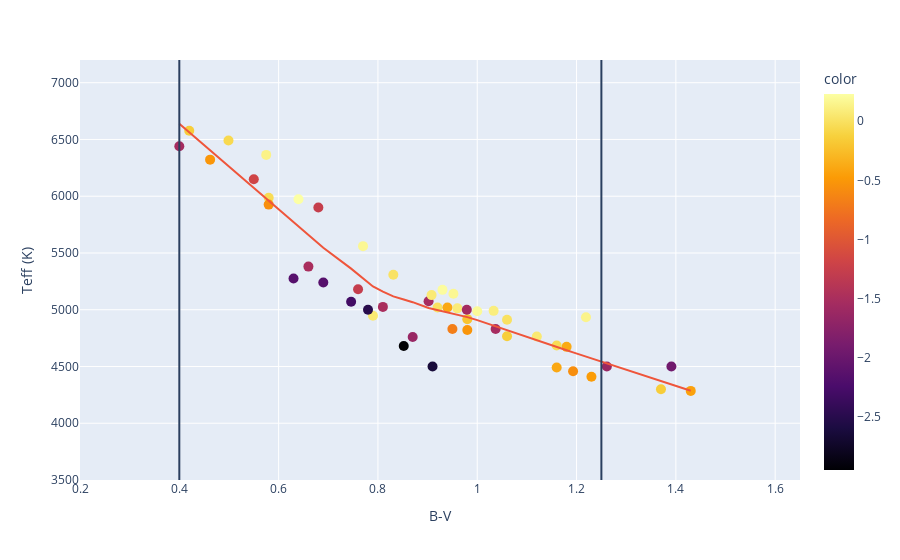
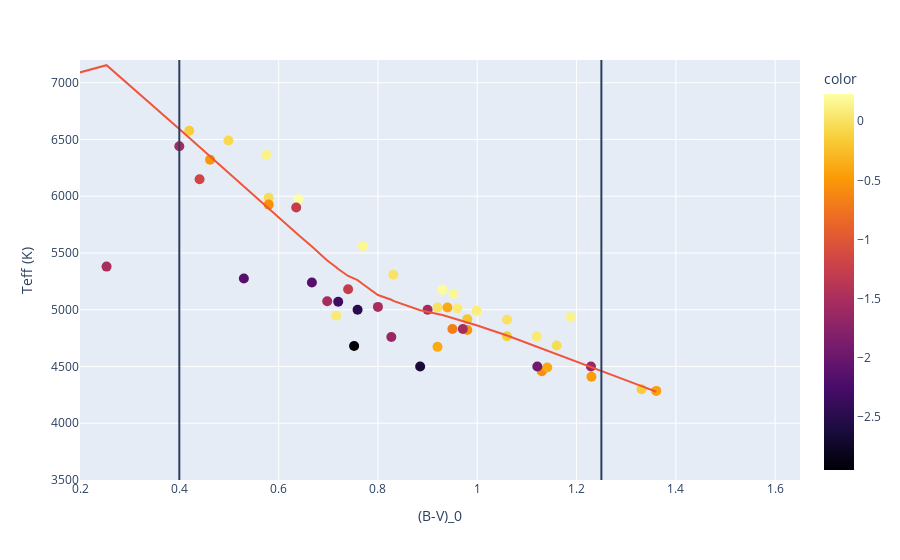
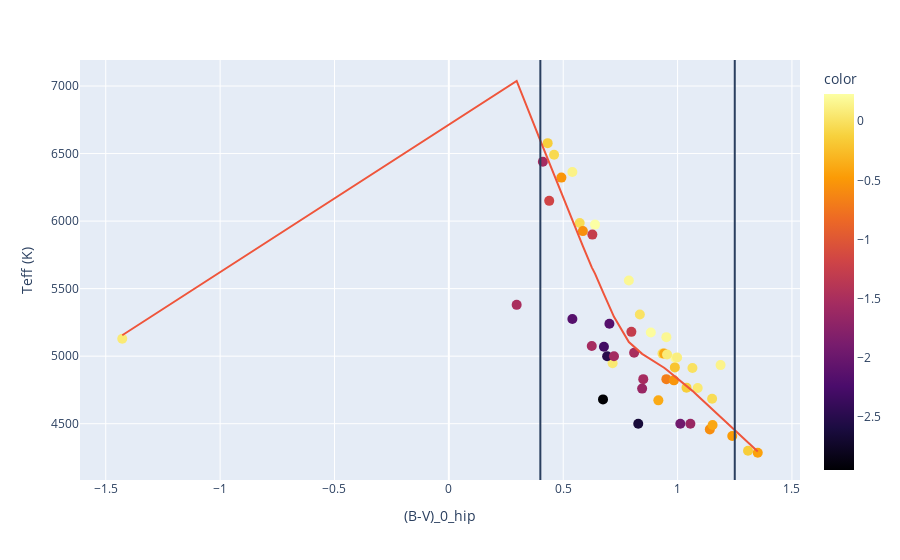
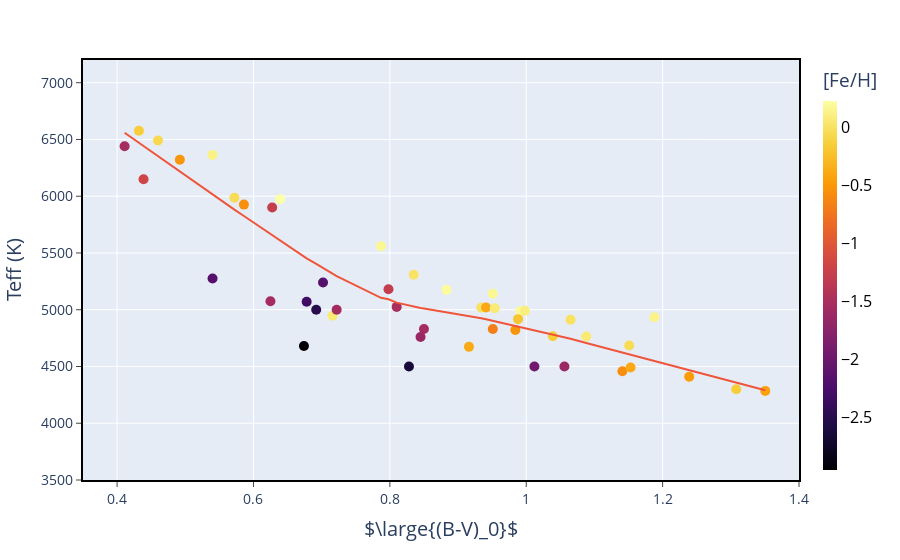

Here is the notebook cell these charts were saved with, in order:
### Markdown cell above
# Fazendo gráficos de Teff vs (B-V)

### Code cell
##VALUES DISCARDING THE 2 DISTANT POINTS IN (B-V)0
data1= data.drop(index=['HD_45282','HD_171391'] , axis=0)
foto1=foto.drop(index=['HD_45282','HD_171391'], axis=0)

feh1=data1['[Fe/H]']
logg1=data1['LOGG']
vmic1=data1['VMIC']
BV1=foto1['B-V']
teff1=data1['TEFF']
bv01=foto1['(B-V)0']
bv0hip1=foto1['(B-V)0_hip']
alfa_def1=alfa_def.drop(['HD_45282','HD_171391'])


fig1 = px.scatter(y=teff,x=BV, hover_name=data.index, labels="Estrelas feitas", trendline="lowess", color=feh, color_continuous_scale=px.colors.sequential.Inferno)
fig1.update_traces(marker=dict(size=10))
#fig.add_scatter(x=bv_tbd, y= teff_tbd, mode='markers', hovertemplate=id_tbd, name="Estrelas faltantes", marker=dict(color='red'))
fig1.update_xaxes(title_text='B-V', range = [0.2, 1.65])
fig1.update_yaxes(title_text='Teff (K)', range = [3500,7200])
fig1.add_vline(x=1.25)
fig1.add_vline(x=0.4)
fig1.show()



fig2 = px.scatter(y=teff,x=bv0, hover_name=data.index, labels="Estrelas feitas", trendline="lowess", color=feh, color_continuous_scale=px.colors.sequential.Inferno)
fig2.update_traces(marker=dict(size=10))
#fig.add_scatter(x=bv_tbd, y= teff_tbd, mode='markers', hovertemplate=id_tbd, name="Estrelas faltantes", marker=dict(color='red'))
fig2.update_xaxes(title_text='(B-V)_0',range = [0.2, 1.65] )
fig2.update_yaxes(title_text='Teff (K)',range = [3500,7200] )
fig2.add_vline(x=1.25)
fig2.add_vline(x=0.4)
fig2.show()

fig3 = px.scatter(y=teff,x=bv0hip, hover_name=data.index, labels="Estrelas feitas", trendline="lowess", color=feh, color_continuous_scale=px.colors.sequential.Inferno)
fig3.update_traces(marker=dict(size=10))
#fig.add_scatter(x=bv_tbd, y= teff_tbd, mode='markers', hovertemplate=id_tbd, name="Estrelas faltantes", marker=dict(color='red'))
fig3.update_xaxes(title_text='(B-V)_0_hip', )
fig3.update_yaxes(title_text='Teff (K)', )
fig3.add_vline(x=1.25)
fig3.add_vline(x=0.4)
fig3.show()


fig1 = px.scatter(y=teff1,x=bv0hip1, hover_name=data1.index, labels="Estrelas feitas", trendline="lowess", color=feh1, color_continuous_scale=px.colors.sequential.Inferno)
fig1.update_traces(marker=dict(size=10))
fig1.update_coloraxes(colorbar=dict(thickness=14, title="[Fe/H]",
                           ticklen=1, tickcolor='black',
                           tickfont=dict(size=16, color='black')))
fig1.update_xaxes(title_text=r'$\large{(B-V)_0}$', range = [0.35, 1.4], titlefont_size=20, tickfont_size= 14)
fig1.update_yaxes(title_text='Teff (K)', range = [3500,7200],titlefont_size=20, tickfont_size= 14)

## COLOCANDO BARRAS ENVOLTA E DEIXANDO FUNDO TRANSPARENTE
fig1.update_xaxes(mirror=True,
ticks='outside',
linewidth=2, linecolor='black')
fig1.update_yaxes(mirror=True,
ticks='outside',
linewidth=2, linecolor='black')
fig1.show()
fig1.update_layout({
'plot_bgcolor': 'rgba(0, 0, 0, 0)',
'paper_bgcolor': 'rgba(0, 0, 0, 0)',
})
fig1.update_layout(width=1700,height=800)
fig1.write_image("bv0.pdf")

### Figure 1 — Plotly figure (JSON) as saved in the notebook; plotly's stock layout.template omitted (floating-point values rounded to 4 significant figures)
{"data": [{"hovertemplate": "<b>%{hovertext}</b><br><br>x=%{x}<br>y=%{y}<br>color=%{marker.color}<extra></extra>", "hovertext": ["Eps_vir", "94_aqr", "Bet01_Cap", "Bet_Gem", "NGC_2682_231", "Procyon_A", "Alf_Ari", "Phi02_Ori", "Bet_Com", "71_Oph", "Eta_Ser", "Mu_Aql", "Eta_Eri", "106_Psc", "HD_150177", "7_psc", "HIP_17183", "35_peg", "11_lib", "HD_180928", "53_vir", "HD_175179", "HD_45282", "HD_9562", "HIC_57983", "Del_Lep", "Alf02_Cap", "c_Vir", "HD_2796", "tet_cet", "HD_9051", "HD_44007", "HD_93529", "HD_108577", "HD_128279", "5_Ser", "HD_161770", "HD_171391", "HD_218502", "HD_122563", "Arcturus", "HD_204543", "31_Vul", "HD_184266", "Ups02_Cnc", "HD_26297", "BD+18_2890", "BD+06_0648", "HD_124358", "HD_126587"], "legendgroup": "", "marker": {"color": [0, 0.17, 0.06, 0.19, 0.14, -0.14, -0.04, -0.68, -0.04, 0.17, -0.39, -0.38, 0.06, -0.15, -0.51, -0.57, 0.08, -0.14, -0.21, -0.44, -0.06, -0.56, -1.5, 0.23, -2.15, -0.52, 0.21, -0.39, -2.5, 0, -1.5, -1.53, -1.55, -2.3, -2.15, 0.13, -1.27, 0.07, -1.54, -2.64, -0.47, -1.64, 0.01, -1.18, 0.1, -1.63, -1.28, -1.94, -1.53, -2.95], "coloraxis": "coloraxis", "size": 10, "symbol": "circle"}, "mode": "markers", "name": "", "orientation": "v", "showlegend": false, "type": "scatter", "x": [0.92, 0.77, 0.79, 1.0, 1.219, 0.42, 1.16, 0.95, 0.58, 0.952, 0.94, 1.18, 1.12, 1.37, 0.462, 1.193, 0.96, 1.06, 0.98, 1.43, 0.499, 0.58, 0.66, 0.64, 0.69, 0.98, 0.93, 1.16, 0.78, 1.06, 0.81, 0.902, 0.979, 0.746, 0.63, 0.575, 0.68, 0.908, 0.4, 0.91, 1.23, 0.87, 0.831, 0.55, 1.033, 1.261, 0.76, 1.391, 1.037, 0.852], "xaxis": "x", "y": [5019, 5560, 4947, 4987, 4934, 6577, 4685, 4830, 5986, 5141, 5019, 4673, 4764, 4300, 6322, 4458, 5012, 4767, 4917, 4285, 6491, 5926, 5380, 5974, 5240, 4821, 5175, 4491, 5000, 4912, 5025, 5075, 5000, 5070, 5275, 6364, 5900, 5129, 6440, 4500, 4409, 4760, 5308, 6150, 4990, 4500, 5180, 4500, 4830, 4680], "yaxis": "y"}, {"hovertemplate": "<b>LOWESS trendline</b><br><br>x=%{x}<br>y=%{y} <b>(trend)</b><extra></extra>", "legendgroup": "", "marker": {"size": 10, "symbol": "circle"}, "mode": "lines", "name": "", "showlegend": false, "type": "scatter", "x": [0.4, 0.42, 0.462, 0.499, 0.55, 0.575, 0.58, 0.58, 0.63, 0.64, 0.66, 0.68, 0.69, 0.746, 0.76, 0.77, 0.78, 0.79, 0.81, 0.831, 0.852, 0.87, 0.902, 0.908, 0.91, 0.92, 0.93, 0.94, 0.95, 0.952, 0.96, 0.979, 0.98, 0.98, 1.0, 1.033, 1.037, 1.06, 1.06, 1.12, 1.16, 1.16, 1.18, 1.193, 1.219, 1.23, 1.261, 1.37, 1.391, 1.43], "xaxis": "x", "y": [6639.0, 6564.0, 6404.0, 6263.0, 6070.0, 5977.0, 5958.0, 5958.0, 5773.0, 5736.0, 5662.0, 5585.0, 5545.0, 5362.0, 5312.0, 5278.0, 5241.0, 5205.0, 5159.0, 5118.0, 5090.0, 5067.0, 5016.0, 5010.0, 5008.0, 4997.0, 4987.0, 4977.0, 4966.0, 4964.0, 4954.0, 4936.0, 4935.0, 4935.0, 4908.0, 4859.0, 4853.0, 4817.0, 4817.0, 4727.0, 4671.0, 4671.0, 4643.0, 4625.0, 4588.0, 4572.0, 4528.0, 4371.0, 4341.0, 4286.0], "yaxis": "y"}], "layout": {"coloraxis": {"colorbar": {"title": {"text": "color"}}, "colorscale": [[0, "#000004"], [0.1111, "#1b0c41"], [0.2222, "#4a0c6b"], [0.3333, "#781c6d"], [0.4444, "#a52c60"], [0.5556, "#cf4446"], [0.6667, "#ed6925"], [0.7778, "#fb9b06"], [0.8889, "#f7d13d"], [1, "#fcffa4"]]}, "legend": {"tracegroupgap": 0}, "margin": {"t": 60}, "shapes": [{"type": "line", "x0": 1.25, "x1": 1.25, "xref": "x", "y0": 0, "y1": 1, "yref": "y domain"}, {"type": "line", "x0": 0.4, "x1": 0.4, "xref": "x", "y0": 0, "y1": 1, "yref": "y domain"}], "xaxis": {"anchor": "y", "domain": [0, 1], "range": [0.2, 1.65], "title": {"text": "B-V"}}, "yaxis": {"anchor": "x", "domain": [0, 1], "range": [3500, 7200], "title": {"text": "Teff (K)"}}}}

### Figure 2 — Plotly figure (JSON) as saved in the notebook; plotly's stock layout.template omitted (floating-point values rounded to 4 significant figures)
{"data": [{"hovertemplate": "<b>%{hovertext}</b><br><br>x=%{x}<br>y=%{y}<br>color=%{marker.color}<extra></extra>", "hovertext": ["Eps_vir", "94_aqr", "Bet01_Cap", "Bet_Gem", "NGC_2682_231", "Procyon_A", "Alf_Ari", "Phi02_Ori", "Bet_Com", "71_Oph", "Eta_Ser", "Mu_Aql", "Eta_Eri", "106_Psc", "HD_150177", "7_psc", "HIP_17183", "35_peg", "11_lib", "HD_180928", "53_vir", "HD_175179", "HD_45282", "HD_9562", "HIC_57983", "Del_Lep", "Alf02_Cap", "c_Vir", "HD_2796", "tet_cet", "HD_9051", "HD_44007", "HD_93529", "HD_108577", "HD_128279", "5_Ser", "HD_161770", "HD_171391", "HD_218502", "HD_122563", "Arcturus", "HD_204543", "31_Vul", "HD_184266", "Ups02_Cnc", "HD_26297", "BD+18_2890", "BD+06_0648", "HD_124358", "HD_126587"], "legendgroup": "", "marker": {"color": [0, 0.17, 0.06, 0.19, 0.14, -0.14, -0.04, -0.68, -0.04, 0.17, -0.39, -0.38, 0.06, -0.15, -0.51, -0.57, 0.08, -0.14, -0.21, -0.44, -0.06, -0.56, -1.5, 0.23, -2.15, -0.52, 0.21, -0.39, -2.5, 0, -1.5, -1.53, -1.55, -2.3, -2.15, 0.13, -1.27, 0.07, -1.54, -2.64, -0.47, -1.64, 0.01, -1.18, 0.1, -1.63, -1.28, -1.94, -1.53, -2.95], "coloraxis": "coloraxis", "size": 10, "symbol": "circle"}, "mode": "markers", "name": "", "orientation": "v", "showlegend": false, "type": "scatter", "x": [0.92, 0.77, 0.716, 1.0, 1.188, 0.42, 1.16, 0.95, 0.58, 0.952, 0.94, 0.92, 1.12, 1.331, 0.462, 1.13, 0.96, 1.06, 0.98, 1.36, 0.499, 0.58, 0.2535, 0.64, 0.667, 0.98, 0.93, 1.141, 0.759, 1.06, 0.8, 0.6979, 0.9, 0.72, 0.53, 0.575, 0.6354, -1.446, 0.4, 0.885, 1.23, 0.827, 0.831, 0.4408, 0.999, 1.229, 0.74, 1.121, 0.971, 0.752], "xaxis": "x", "y": [5019, 5560, 4947, 4987, 4934, 6577, 4685, 4830, 5986, 5141, 5019, 4673, 4764, 4300, 6322, 4458, 5012, 4767, 4917, 4285, 6491, 5926, 5380, 5974, 5240, 4821, 5175, 4491, 5000, 4912, 5025, 5075, 5000, 5070, 5275, 6364, 5900, 5129, 6440, 4500, 4409, 4760, 5308, 6150, 4990, 4500, 5180, 4500, 4830, 4680], "yaxis": "y"}, {"hovertemplate": "<b>LOWESS trendline</b><br><br>x=%{x}<br>y=%{y} <b>(trend)</b><extra></extra>", "legendgroup": "", "marker": {"size": 10, "symbol": "circle"}, "mode": "lines", "name": "", "showlegend": false, "type": "scatter", "x": [-1.446, 0.2535, 0.4, 0.42, 0.4408, 0.462, 0.499, 0.53, 0.575, 0.58, 0.58, 0.6354, 0.64, 0.667, 0.6979, 0.716, 0.72, 0.74, 0.752, 0.759, 0.77, 0.8, 0.827, 0.831, 0.885, 0.9, 0.92, 0.92, 0.93, 0.94, 0.95, 0.952, 0.96, 0.971, 0.98, 0.98, 0.999, 1.0, 1.06, 1.06, 1.12, 1.121, 1.13, 1.141, 1.16, 1.188, 1.229, 1.23, 1.331, 1.36], "xaxis": "x", "y": [5154.0, 7154.0, 6593.0, 6515.0, 6433.0, 6349.0, 6203.0, 6080.0, 5903.0, 5884.0, 5884.0, 5674.0, 5658.0, 5557.0, 5434.0, 5374.0, 5358.0, 5297.0, 5274.0, 5261.0, 5225.0, 5130.0, 5088.0, 5077.0, 4995.0, 4983.0, 4964.0, 4964.0, 4954.0, 4941.0, 4928.0, 4925.0, 4917.0, 4904.0, 4891.0, 4891.0, 4863.0, 4862.0, 4773.0, 4773.0, 4676.0, 4674.0, 4659.0, 4641.0, 4610.0, 4563.0, 4496.0, 4494.0, 4327.0, 4278.0], "yaxis": "y"}], "layout": {"coloraxis": {"colorbar": {"title": {"text": "color"}}, "colorscale": [[0, "#000004"], [0.1111, "#1b0c41"], [0.2222, "#4a0c6b"], [0.3333, "#781c6d"], [0.4444, "#a52c60"], [0.5556, "#cf4446"], [0.6667, "#ed6925"], [0.7778, "#fb9b06"], [0.8889, "#f7d13d"], [1, "#fcffa4"]]}, "legend": {"tracegroupgap": 0}, "margin": {"t": 60}, "shapes": [{"type": "line", "x0": 1.25, "x1": 1.25, "xref": "x", "y0": 0, "y1": 1, "yref": "y domain"}, {"type": "line", "x0": 0.4, "x1": 0.4, "xref": "x", "y0": 0, "y1": 1, "yref": "y domain"}], "xaxis": {"anchor": "y", "domain": [0, 1], "range": [0.2, 1.65], "title": {"text": "(B-V)_0"}}, "yaxis": {"anchor": "x", "domain": [0, 1], "range": [3500, 7200], "title": {"text": "Teff (K)"}}}}

### Figure 3 — Plotly figure (JSON) as saved in the notebook; plotly's stock layout.template omitted (floating-point values rounded to 4 significant figures)
{"data": [{"hovertemplate": "<b>%{hovertext}</b><br><br>x=%{x}<br>y=%{y}<br>color=%{marker.color}<extra></extra>", "hovertext": ["Eps_vir", "94_aqr", "Bet01_Cap", "Bet_Gem", "NGC_2682_231", "Procyon_A", "Alf_Ari", "Phi02_Ori", "Bet_Com", "71_Oph", "Eta_Ser", "Mu_Aql", "Eta_Eri", "106_Psc", "HD_150177", "7_psc", "HIP_17183", "35_peg", "11_lib", "HD_180928", "53_vir", "HD_175179", "HD_45282", "HD_9562", "HIC_57983", "Del_Lep", "Alf02_Cap", "c_Vir", "HD_2796", "tet_cet", "HD_9051", "HD_44007", "HD_93529", "HD_108577", "HD_128279", "5_Ser", "HD_161770", "HD_171391", "HD_218502", "HD_122563", "Arcturus", "HD_204543", "31_Vul", "HD_184266", "Ups02_Cnc", "HD_26297", "BD+18_2890", "BD+06_0648", "HD_124358", "HD_126587"], "legendgroup": "", "marker": {"color": [0, 0.17, 0.06, 0.19, 0.14, -0.14, -0.04, -0.68, -0.04, 0.17, -0.39, -0.38, 0.06, -0.15, -0.51, -0.57, 0.08, -0.14, -0.21, -0.44, -0.06, -0.56, -1.5, 0.23, -2.15, -0.52, 0.21, -0.39, -2.5, 0, -1.5, -1.53, -1.55, -2.3, -2.15, 0.13, -1.27, 0.07, -1.54, -2.64, -0.47, -1.64, 0.01, -1.18, 0.1, -1.63, -1.28, -1.94, -1.53, -2.95], "coloraxis": "coloraxis", "size": 10, "symbol": "circle"}, "mode": "markers", "name": "", "orientation": "v", "showlegend": false, "type": "scatter", "x": [0.934, 0.787, 0.716, 0.991, 1.188, 0.432, 1.151, 0.951, 0.572, 0.951, 0.941, 0.916, 1.088, 1.308, 0.492, 1.141, 0.954, 1.039, 0.988, 1.35, 0.46, 0.586, 0.2965, 0.639, 0.702, 0.984, 0.883, 1.153, 0.692, 1.065, 0.81, 0.6249, 0.722, 0.678, 0.54, 0.54, 0.6274, -1.428, 0.411, 0.828, 1.239, 0.845, 0.835, 0.4388, 0.998, 1.056, 0.798, 1.012, 0.85, 0.674], "xaxis": "x", "y": [5019, 5560, 4947, 4987, 4934, 6577, 4685, 4830, 5986, 5141, 5019, 4673, 4764, 4300, 6322, 4458, 5012, 4767, 4917, 4285, 6491, 5926, 5380, 5974, 5240, 4821, 5175, 4491, 5000, 4912, 5025, 5075, 5000, 5070, 5275, 6364, 5900, 5129, 6440, 4500, 4409, 4760, 5308, 6150, 4990, 4500, 5180, 4500, 4830, 4680], "yaxis": "y"}, {"hovertemplate": "<b>LOWESS trendline</b><br><br>x=%{x}<br>y=%{y} <b>(trend)</b><extra></extra>", "legendgroup": "", "marker": {"size": 10, "symbol": "circle"}, "mode": "lines", "name": "", "showlegend": false, "type": "scatter", "x": [-1.428, 0.2965, 0.411, 0.432, 0.4388, 0.46, 0.492, 0.54, 0.54, 0.572, 0.586, 0.6249, 0.6274, 0.639, 0.674, 0.678, 0.692, 0.702, 0.716, 0.722, 0.787, 0.798, 0.81, 0.828, 0.835, 0.845, 0.85, 0.883, 0.916, 0.934, 0.941, 0.951, 0.951, 0.954, 0.984, 0.988, 0.991, 0.998, 1.012, 1.039, 1.056, 1.065, 1.088, 1.141, 1.151, 1.153, 1.188, 1.239, 1.308, 1.35], "xaxis": "x", "y": [5155.0, 7037.0, 6550.0, 6460.0, 6431.0, 6340.0, 6204.0, 6003.0, 6003.0, 5871.0, 5814.0, 5657.0, 5649.0, 5611.0, 5474.0, 5458.0, 5400.0, 5362.0, 5311.0, 5291.0, 5105.0, 5088.0, 5065.0, 5038.0, 5028.0, 5017.0, 5012.0, 4978.0, 4943.0, 4924.0, 4914.0, 4901.0, 4901.0, 4897.0, 4857.0, 4852.0, 4848.0, 4839.0, 4820.0, 4783.0, 4757.0, 4743.0, 4707.0, 4624.0, 4608.0, 4605.0, 4550.0, 4470.0, 4361.0, 4294.0], "yaxis": "y"}], "layout": {"coloraxis": {"colorbar": {"title": {"text": "color"}}, "colorscale": [[0, "#000004"], [0.1111, "#1b0c41"], [0.2222, "#4a0c6b"], [0.3333, "#781c6d"], [0.4444, "#a52c60"], [0.5556, "#cf4446"], [0.6667, "#ed6925"], [0.7778, "#fb9b06"], [0.8889, "#f7d13d"], [1, "#fcffa4"]]}, "legend": {"tracegroupgap": 0}, "margin": {"t": 60}, "shapes": [{"type": "line", "x0": 1.25, "x1": 1.25, "xref": "x", "y0": 0, "y1": 1, "yref": "y domain"}, {"type": "line", "x0": 0.4, "x1": 0.4, "xref": "x", "y0": 0, "y1": 1, "yref": "y domain"}], "xaxis": {"anchor": "y", "domain": [0, 1], "title": {"text": "(B-V)_0_hip"}}, "yaxis": {"anchor": "x", "domain": [0, 1], "title": {"text": "Teff (K)"}}}}

### Figure 4 — Plotly figure (JSON) as saved in the notebook; plotly's stock layout.template omitted (floating-point values rounded to 4 significant figures)
{"data": [{"hovertemplate": "<b>%{hovertext}</b><br><br>x=%{x}<br>y=%{y}<br>color=%{marker.color}<extra></extra>", "hovertext": ["Eps_vir", "94_aqr", "Bet01_Cap", "Bet_Gem", "NGC_2682_231", "Procyon_A", "Alf_Ari", "Phi02_Ori", "Bet_Com", "71_Oph", "Eta_Ser", "Mu_Aql", "Eta_Eri", "106_Psc", "HD_150177", "7_psc", "HIP_17183", "35_peg", "11_lib", "HD_180928", "53_vir", "HD_175179", "HD_9562", "HIC_57983", "Del_Lep", "Alf02_Cap", "c_Vir", "HD_2796", "tet_cet", "HD_9051", "HD_44007", "HD_93529", "HD_108577", "HD_128279", "5_Ser", "HD_161770", "HD_218502", "HD_122563", "Arcturus", "HD_204543", "31_Vul", "HD_184266", "Ups02_Cnc", "HD_26297", "BD+18_2890", "BD+06_0648", "HD_124358", "HD_126587"], "legendgroup": "", "marker": {"color": [0, 0.17, 0.06, 0.19, 0.14, -0.14, -0.04, -0.68, -0.04, 0.17, -0.39, -0.38, 0.06, -0.15, -0.51, -0.57, 0.08, -0.14, -0.21, -0.44, -0.06, -0.56, 0.23, -2.15, -0.52, 0.21, -0.39, -2.5, 0, -1.5, -1.53, -1.55, -2.3, -2.15, 0.13, -1.27, -1.54, -2.64, -0.47, -1.64, 0.01, -1.18, 0.1, -1.63, -1.28, -1.94, -1.53, -2.95], "coloraxis": "coloraxis", "size": 10, "symbol": "circle"}, "mode": "markers", "name": "", "orientation": "v", "showlegend": false, "type": "scatter", "x": [0.934, 0.787, 0.716, 0.991, 1.188, 0.432, 1.151, 0.951, 0.572, 0.951, 0.941, 0.916, 1.088, 1.308, 0.492, 1.141, 0.954, 1.039, 0.988, 1.35, 0.46, 0.586, 0.639, 0.702, 0.984, 0.883, 1.153, 0.692, 1.065, 0.81, 0.6249, 0.722, 0.678, 0.54, 0.54, 0.6274, 0.411, 0.828, 1.239, 0.845, 0.835, 0.4388, 0.998, 1.056, 0.798, 1.012, 0.85, 0.674], "xaxis": "x", "y": [5019, 5560, 4947, 4987, 4934, 6577, 4685, 4830, 5986, 5141, 5019, 4673, 4764, 4300, 6322, 4458, 5012, 4767, 4917, 4285, 6491, 5926, 5974, 5240, 4821, 5175, 4491, 5000, 4912, 5025, 5075, 5000, 5070, 5275, 6364, 5900, 6440, 4500, 4409, 4760, 5308, 6150, 4990, 4500, 5180, 4500, 4830, 4680], "yaxis": "y"}, {"hovertemplate": "<b>LOWESS trendline</b><br><br>x=%{x}<br>y=%{y} <b>(trend)</b><extra></extra>", "legendgroup": "", "marker": {"size": 10, "symbol": "circle"}, "mode": "lines", "name": "", "showlegend": false, "type": "scatter", "x": [0.411, 0.432, 0.4388, 0.46, 0.492, 0.54, 0.54, 0.572, 0.586, 0.6249, 0.6274, 0.639, 0.674, 0.678, 0.692, 0.702, 0.716, 0.722, 0.787, 0.798, 0.81, 0.828, 0.835, 0.845, 0.85, 0.883, 0.916, 0.934, 0.941, 0.951, 0.951, 0.954, 0.984, 0.988, 0.991, 0.998, 1.012, 1.039, 1.056, 1.065, 1.088, 1.141, 1.151, 1.153, 1.188, 1.239, 1.308, 1.35], "xaxis": "x", "y": [6559.0, 6470.0, 6441.0, 6351.0, 6215.0, 6014.0, 6014.0, 5882.0, 5826.0, 5669.0, 5659.0, 5613.0, 5469.0, 5452.0, 5404.0, 5370.0, 5319.0, 5295.0, 5105.0, 5092.0, 5062.0, 5035.0, 5029.0, 5016.0, 5010.0, 4979.0, 4949.0, 4926.0, 4916.0, 4902.0, 4902.0, 4898.0, 4858.0, 4853.0, 4849.0, 4840.0, 4821.0, 4784.0, 4758.0, 4744.0, 4708.0, 4623.0, 4607.0, 4604.0, 4549.0, 4468.0, 4358.0, 4290.0], "yaxis": "y"}], "layout": {"coloraxis": {"colorbar": {"thickness": 14, "tickcolor": "black", "tickfont": {"color": "black", "size": 16}, "ticklen": 1, "title": {"text": "[Fe/H]"}}, "colorscale": [[0, "#000004"], [0.1111, "#1b0c41"], [0.2222, "#4a0c6b"], [0.3333, "#781c6d"], [0.4444, "#a52c60"], [0.5556, "#cf4446"], [0.6667, "#ed6925"], [0.7778, "#fb9b06"], [0.8889, "#f7d13d"], [1, "#fcffa4"]]}, "legend": {"tracegroupgap": 0}, "margin": {"t": 60}, "xaxis": {"anchor": "y", "domain": [0, 1], "linecolor": "black", "linewidth": 2, "mirror": true, "range": [0.35, 1.4], "tickfont": {"size": 14}, "ticks": "outside", "title": {"font": {"size": 20}, "text": "$\\large{(B-V)_0}$"}}, "yaxis": {"anchor": "x", "domain": [0, 1], "linecolor": "black", "linewidth": 2, "mirror": true, "range": [3500, 7200], "tickfont": {"size": 14}, "ticks": "outside", "title": {"font": {"size": 20}, "text": "Teff (K)"}}}}
